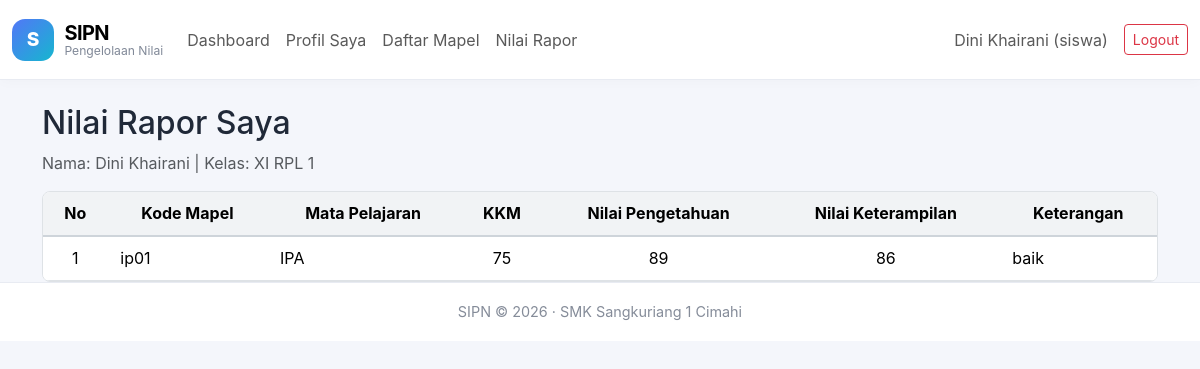
The app's page /nilai_siswa.php (signed in) with its own data.
### tables this page shows
CREATE TABLE `siswa` (
  `id` int(11) NOT NULL,
  `nis` varchar(10) NOT NULL,
  `nama` varchar(100) NOT NULL,
  `kelas` varchar(10) NOT NULL,
  `jenis_kelamin` enum('L','P') NOT NULL,
  `user_id` int(11) NOT NULL
);

CREATE TABLE `nilai_rapor` (
  `id` int(11) NOT NULL,
  `siswa_id` int(11) NOT NULL,
  `mapel_id` int(11) NOT NULL,
  `nilai_kkm` int(11) NOT NULL,
  `nilai_pengetahuan` int(11) NOT NULL,
  `nilai_keterampilan` int(11) NOT NULL,
  `Keterangan` varchar(50) DEFAULT NULL
);

CREATE TABLE `mapel` (
  `id` int(11) NOT NULL,
  `kode_mapel` varchar(10) NOT NULL,
  `nama_mapel` varchar(100) NOT NULL,
  `guru_id` int(11) DEFAULT NULL
);

### koneksi.php (called while the page is built, shortened)
<?php
function e($teks)
{
    return htmlspecialchars((string)$teks, ENT_QUOTES, 'UTF-8');
}
function siapkan($koneksi, $sql, $types = "", ...$params)
{
    $stmt = mysqli_prepare($koneksi, $sql);
    if ($types !== "") {
        mysqli_stmt_bind_param($stmt, $types, ...$params);
    }
    if (!mysqli_stmt_execute($stmt)) {
        mysqli_stmt_close($stmt);
        return false;
    }
    return $stmt;
}
function ambil_satu($koneksi, $sql, $types = "", ...$params)
{
    $stmt = siapkan($koneksi, $sql, $types, ...$params);
    $hasil = mysqli_stmt_get_result($stmt);
    $data = $hasil ? mysqli_fetch_assoc($hasil) : null;
    return $data;
}
function ambil_semua($koneksi, $sql, $types = "", ...$params)
{
    $stmt = siapkan($koneksi, $sql, $types, ...$params);
    $hasil = mysqli_stmt_get_result($stmt);
    $data = $hasil ? mysqli_fetch_all($hasil, MYSQLI_ASSOC) : [];
    return $data;
}
?>

### nilai_siswa.php (the view, shortened to what this page needs)
<?php
require_once "koneksi.php";
$user_id = (int)$_SESSION['id'];
$profil = ambil_satu(
    $koneksi,
    "SELECT id, nama, kelas
     FROM siswa
     WHERE user_id = ?",
    "i",
    $user_id
);
if ($profil) {
    $data = ambil_semua(
        $koneksi,
        "SELECT mapel.kode_mapel, mapel.nama_mapel,
                nilai_rapor.nilai_kkm,
                nilai_rapor.nilai_pengetahuan,
                nilai_rapor.nilai_keterampilan,
                nilai_rapor.keterangan
         FROM nilai_rapor
         JOIN mapel ON nilai_rapor.mapel_id = mapel.id
         WHERE nilai_rapor.siswa_id = ?
         ORDER BY mapel.nama_mapel ASC",
        "i",
        $profil['id']
    );
}
require "navbar.php";
?>
<div class="container mt-4">
    <h1 class="h2 mb-2">Nilai Rapor Saya</h1>
    <?php if ($profil): ?>
        <p class="text-muted">
            Nama: <?= e($profil['nama']) ?> |
            Kelas: <?= e($profil['kelas']) ?>
        </p>
        <div class="tabel-bingkai">
            <div class="table-responsive">
                <table class="table table-hover tabel-sip">
                    <thead>
                        <tr>
                            <th>No</th>
                            <th>Kode Mapel</th>
                            <th>Mata Pelajaran</th>
                            <th>KKM</th>
                            <th>Nilai Pengetahuan</th>
                            <th>Nilai Keterampilan</th>
                            <th>Keterangan</th>
                        </tr>
                    </thead>
                    <tbody>
                        <?php if ($data): ?>
                            <?php foreach ($data as $i => $nilai): ?>
                                <tr>
                                    <td class="tengah"><?= $i + 1 ?></td>
                                    <td><?= e($nilai['kode_mapel']) ?></td>
                                    <td><?= e($nilai['nama_mapel']) ?></td>
                                    <td class="tengah"><?= (int)$nilai['nilai_kkm'] ?></td>
                                    <td class="tengah"><?= (int)$nilai['nilai_pengetahuan'] ?></td>
                                    <td class="tengah"><?= (int)$nilai['nilai_keterampilan'] ?></td>
                                    <td><?= e($nilai['keterangan'] ?? '-') ?></td>
                                </tr>
                            <?php endforeach; ?>
                        <?php endif; ?>
                    </tbody>
                </table>
            </div>
        </div>
    <?php else: ?>
        <div class="alert alert-warning">
            Akun ini belum terhubung dengan profil siswa. Hubungi admin.
        </div>
    <?php endif; ?>
</div>
<?php require "footer.php"; ?>

### sipn.css (style rules this page uses)
:root { --sipn-bg:#f4f6fb;--sipn-ink:#202938;--sipn-muted:#7c8492;--sipn-border:#e8ebf2;--sipn-shadow:0 5px 18px rgba(30,41,59,.055) }
body { background:var(--sipn-bg);color:var(--sipn-ink);font-family:Inter,ui-sans-serif,system-ui,-apple-system,"Segoe UI",sans-serif }

### navbar.php (style rules this page uses)
.tabel-bingkai { border: 1px solid #dee2e6; border-radius: .5rem; overflow: hidden; background: #fff; }
.tabel-sip { margin-bottom: 0; }
.tabel-sip th, .tabel-sip td { white-space: nowrap; vertical-align: middle; padding: .6rem .8rem; }
.tabel-sip thead th { background: #f1f3f5; text-align: center; border-bottom: 2px solid #ced4da; }
.tabel-sip .tengah { text-align: center; }

### records on screen
siswa: nama "Dini Khairani", kelas "XI RPL 1"
nilai_rapor: mapel.kode_mapel "ip01", mapel.nama_mapel "IPA", nilai_kkm "75", nilai_pengetahuan "89", nilai_keterampilan "86", Keterangan "baik"

### other values on screen
$nama_nav "Dini Khairani"
$role_nav "siswa"
